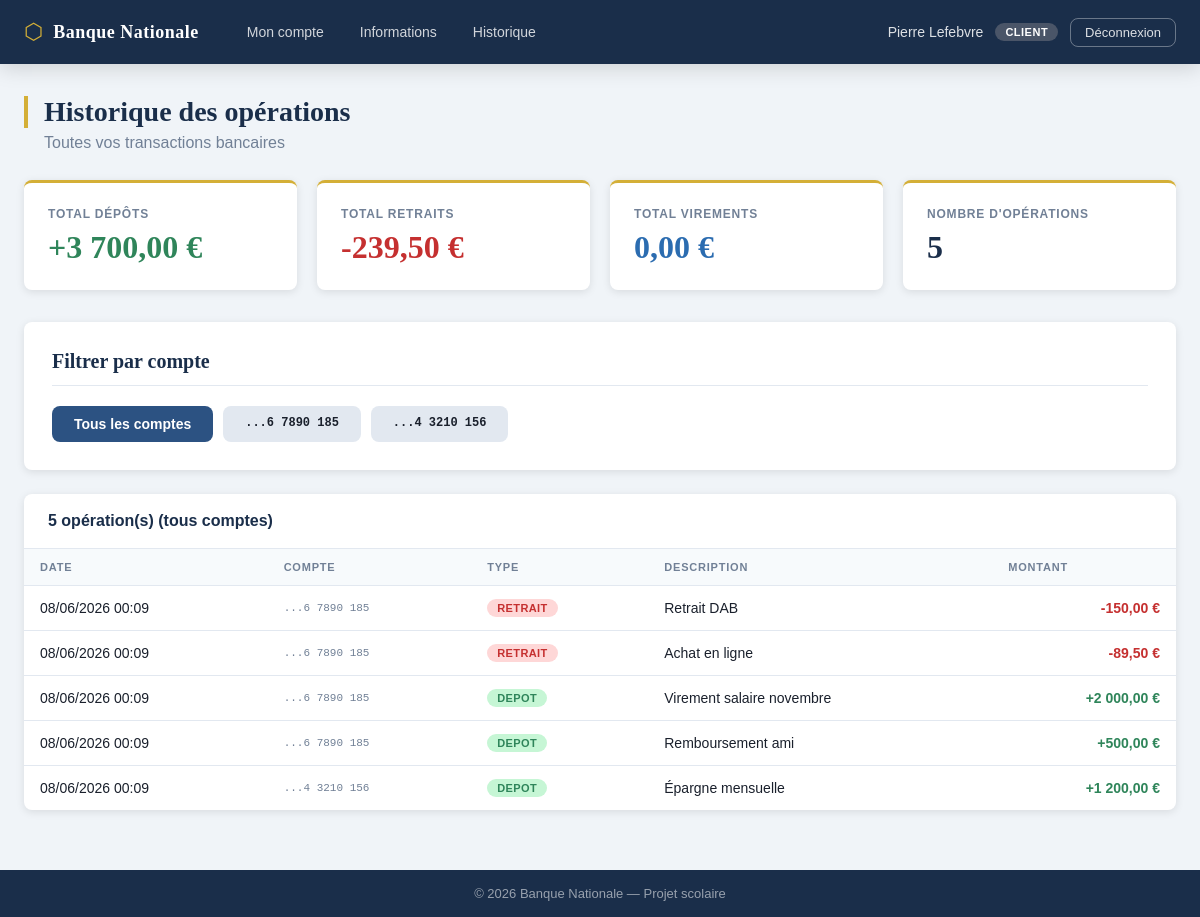
The page /client/historique.php (signed in) on the database its author committed.
### tables this page shows
CREATE TABLE comptes (
    id          INT AUTO_INCREMENT PRIMARY KEY,
    client_id   INT NOT NULL,
    iban        VARCHAR(34) NOT NULL UNIQUE,
    solde       DECIMAL(15,2) NOT NULL DEFAULT 0.00,
    created_at  DATETIME DEFAULT CURRENT_TIMESTAMP,
    FOREIGN KEY (client_id) REFERENCES clients(id) ON DELETE CASCADE
);

CREATE TABLE transactions (
    id              INT AUTO_INCREMENT PRIMARY KEY,
    compte_id       INT NOT NULL,
    type_operation  ENUM('depot', 'retrait', 'virement') NOT NULL,
    montant         DECIMAL(15,2) NOT NULL,
    description     VARCHAR(255) DEFAULT '',
    date_operation  DATETIME DEFAULT CURRENT_TIMESTAMP,
    FOREIGN KEY (compte_id) REFERENCES comptes(id) ON DELETE CASCADE
);

### client/historique.php (the view, shortened to what this page needs)
<?php
require_once '../config/database.php';
$req_client = $pdo->prepare("SELECT id FROM clients WHERE utilisateur_id = ?");
$req_client->execute([$_SESSION['utilisateur_id']]);
$client = $req_client->fetch();
$client_id = $client['id'];
$compte_id_filtre = isset($_GET['compte_id']) ? (int) $_GET['compte_id'] : null;
$req_comptes = $pdo->prepare("SELECT id, iban FROM comptes WHERE client_id = ?");
$req_comptes->execute([$client_id]);
$mes_comptes = $req_comptes->fetchAll();
if ($compte_id_filtre) {
    $req_check = $pdo->prepare("SELECT id FROM comptes WHERE id = ? AND client_id = ?");
    $req_check->execute([$compte_id_filtre, $client_id]);
    if (!$req_check->fetch()) {
        header('Location: /banque/client/historique.php');
        exit();
    }
    $req_trans = $pdo->prepare("
        SELECT t.*, c.iban
        FROM transactions t
        JOIN comptes c ON t.compte_id = c.id
        WHERE c.client_id = ? AND t.compte_id = ?
        ORDER BY t.date_operation DESC
    ");
    $req_trans->execute([$client_id, $compte_id_filtre]);
} else {
    $req_trans = $pdo->prepare("
        SELECT t.*, c.iban
        FROM transactions t
        JOIN comptes c ON t.compte_id = c.id
        WHERE c.client_id = ?
        ORDER BY t.date_operation DESC
    ");
    $req_trans->execute([$client_id]);
}
$toutes_transactions = $req_trans->fetchAll();
$total_depots    = 0;
$total_retraits  = 0;
$total_virements = 0;
foreach ($toutes_transactions as $trans) {
    if ($trans['type_operation'] === 'depot') {
        $total_depots += $trans['montant'];
    } elseif ($trans['type_operation'] === 'retrait') {
        $total_retraits += $trans['montant'];
    } elseif ($trans['type_operation'] === 'virement') {
        $total_virements += $trans['montant'];
    }
}
include '../includes/header.php';
?>
<div class="page-titre">
    <h1>Historique des opérations</h1>
    <p>Toutes vos transactions bancaires</p>
</div>
<div class="stats-grille">
    <div class="stat-carte">
        <div class="stat-label">Total dépôts</div>
        <div class="stat-valeur" style="color: var(--couleur-succes);">
            +<?php echo number_format($total_depots, 2, ',', ' '); ?> €
        </div>
    </div>
    <div class="stat-carte">
        <div class="stat-label">Total retraits</div>
        <div class="stat-valeur" style="color: var(--couleur-danger);">
            -<?php echo number_format($total_retraits, 2, ',', ' '); ?> €
        </div>
    </div>
    <div class="stat-carte">
        <div class="stat-label">Total virements</div>
        <div class="stat-valeur" style="color: var(--couleur-info);">
            <?php echo number_format($total_virements, 2, ',', ' '); ?> €
        </div>
    </div>
    <div class="stat-carte">
        <div class="stat-label">Nombre d'opérations</div>
        <div class="stat-valeur"><?php echo count($toutes_transactions); ?></div>
    </div>
</div>
<div class="carte">
    <h2>Filtrer par compte</h2>
    <div style="display: flex; gap: 10px; flex-wrap: wrap;">
        <a href="/banque/client/historique.php"
           class="btn <?php echo !$compte_id_filtre ? 'btn-principal' : 'btn-neutre'; ?>">
            Tous les comptes
        </a>
        <?php foreach ($mes_comptes as $compte): ?>
        <a href="/banque/client/historique.php?compte_id=<?php echo $compte['id']; ?>"
           class="btn <?php echo $compte_id_filtre == $compte['id'] ? 'btn-principal' : 'btn-neutre'; ?>"
           style="font-family: monospace; font-size: 12px;">
            ...<?php echo substr($compte['iban'], -10); ?>
        </a>
        <?php endforeach; ?>
    </div>
</div>
<div class="tableau-conteneur">
    <div class="tableau-entete">
        <h2>
            <?php echo count($toutes_transactions); ?> opération(s)
            <?php echo $compte_id_filtre ? '(compte filtré)' : '(tous comptes)'; ?>
        </h2>
    </div>
    <?php if (count($toutes_transactions) === 0): ?>
        <div style="padding: 32px; text-align: center; color: #718096;">
            Aucune transaction trouvée.
        </div>
    <?php else: ?>
    <table>
        <thead>
            <tr>
                <th>Date</th>
                <th>Compte</th>
                <th>Type</th>
                <th>Description</th>
                <th>Montant</th>
            </tr>
        </thead>
        <tbody>
            <?php foreach ($toutes_transactions as $trans): ?>
            <tr>
                <td><?php echo date('d/m/Y H:i', strtotime($trans['date_operation'])); ?></td>
                <td style="font-family: monospace; font-size: 11px; color: #718096;">
                    ...<?php echo substr($trans['iban'], -10); ?>
                </td>
                <td>
                    <span class="badge badge-<?php echo $trans['type_operation']; ?>">
                        <?php echo ucfirst($trans['type_operation']); ?>
                    </span>
                </td>
                <td><?php echo htmlspecialchars($trans['description'] ?: '—'); ?></td>
                <td style="font-weight: bold; text-align: right;">
                    <?php
                    $couleur = $trans['type_operation'] === 'depot' ? 'var(--couleur-succes)' : 'var(--couleur-danger)';
                    $signe   = $trans['type_operation'] === 'depot' ? '+' : '-';
                    ?>
                    <span style="color: <?php echo $couleur; ?>;">
                        <?php echo $signe . number_format($trans['montant'], 2, ',', ' '); ?> €
                    </span>
                </td>
            </tr>
            <?php endforeach; ?>
        </tbody>
    </table>
    <?php endif; ?>
</div>
<?php include '../includes/footer.php'; ?>

### css/style.css (style rules this page uses)
:root { --couleur-principale: #1a2e4a; --couleur-secondaire: #2c5282; --couleur-accent: #d4af37; --couleur-fond: #f0f4f8; --couleur-blanc: #ffffff; --couleur-texte: #1a202c; --couleur-texte-clair: #718096; --couleur-succes: #2f855a; --couleur-danger: #c53030; --couleur-avertissement:#b7791f; --couleur-info: #2b6cb0; --couleur-bordure: #e2e8f0; --ombre: 0 2px 8px rgba(0,0,0,0.10); --ombre-forte: 0 4px 20px rgba(0,0,0,0.15); --rayon: 8px; --font-principale: 'Georgia', 'Times New Roman', serif; --font-interface: 'Trebuchet MS', 'Gill Sans', sans-serif; }
*, *::before, *::after { box-sizing: border-box; margin: 0; padding: 0; }
html { font-size: 16px; }
body { font-family: var(--font-interface); background-color: var(--couleur-fond); color: var(--couleur-texte); min-height: 100vh; display: flex; flex-direction: column; }
.btn { display: inline-block; padding: 10px 22px; border-radius: var(--rayon); font-size: 14px; font-family: var(--font-interface); font-weight: bold; text-decoration: none; cursor: pointer; border: none; transition: opacity 0.2s, transform 0.1s; }
.btn-principal { background-color: var(--couleur-secondaire); color: white; }
.btn-neutre { background-color: var(--couleur-bordure); color: var(--couleur-texte); }
.page-titre { margin-bottom: 28px; }
.page-titre h1 { font-family: var(--font-principale); font-size: 28px; color: var(--couleur-principale); border-left: 4px solid var(--couleur-accent); padding-left: 16px; }
.page-titre p { color: var(--couleur-texte-clair); margin-top: 6px; padding-left: 20px; }
.stats-grille { display: grid; grid-template-columns: repeat(auto-fit, minmax(200px, 1fr)); gap: 20px; margin-bottom: 32px; }
.stat-carte { background: var(--couleur-blanc); border-radius: var(--rayon); padding: 24px; box-shadow: var(--ombre); border-top: 3px solid var(--couleur-accent); }
.stat-carte .stat-label { font-size: 12px; text-transform: uppercase; letter-spacing: 0.8px; color: var(--couleur-texte-clair); font-weight: bold; margin-bottom: 8px; }
.stat-carte .stat-valeur { font-size: 32px; font-weight: bold; font-family: var(--font-principale); color: var(--couleur-principale); }
.tableau-conteneur { background: var(--couleur-blanc); border-radius: var(--rayon); box-shadow: var(--ombre); overflow: hidden; margin-bottom: 28px; }
.tableau-entete { display: flex; align-items: center; justify-content: space-between; padding: 18px 24px; border-bottom: 1px solid var(--couleur-bordure); }
.tableau-entete h2 { font-size: 16px; font-weight: bold; color: var(--couleur-principale); }
table { width: 100%; border-collapse: collapse; font-size: 14px; }
thead th { background-color: #f7fafc; padding: 12px 16px; text-align: left; font-size: 11px; font-weight: bold; text-transform: uppercase; letter-spacing: 0.8px; color: var(--couleur-texte-clair); border-bottom: 1px solid var(--couleur-bordure); }
tbody td { padding: 13px 16px; border-bottom: 1px solid var(--couleur-bordure); color: var(--couleur-texte); }
tbody tr:last-child td { border-bottom: none; }
.badge { display: inline-block; padding: 3px 10px; border-radius: 20px; font-size: 11px; font-weight: bold; text-transform: uppercase; letter-spacing: 0.4px; }
.badge-depot { background: #c6f6d5; color: var(--couleur-succes); }
.badge-retrait { background: #fed7d7; color: var(--couleur-danger); }
.carte { background: var(--couleur-blanc); border-radius: var(--rayon); box-shadow: var(--ombre); padding: 28px; margin-bottom: 24px; }
.carte h2 { font-family: var(--font-principale); font-size: 20px; color: var(--couleur-principale); margin-bottom: 20px; padding-bottom: 12px; border-bottom: 1px solid var(--couleur-bordure); }

### rows shown on the page
comptes: iban "6 7890 185"
comptes: iban "4 3210 156"
transactions: date_operation "08/06/2026 00:09", compte.iban "6 7890 185", type_operation "RETRAIT", description "Retrait DAB", type_operation "-", montant "150,00"
transactions: date_operation "08/06/2026 00:09", compte.iban "6 7890 185", type_operation "RETRAIT", description "Achat en ligne", type_operation "-", montant "89,50"
transactions: date_operation "08/06/2026 00:09", compte.iban "6 7890 185", type_operation "DEPOT", description "Virement salaire novembre", type_operation "+", montant "2 000,00"
transactions: date_operation "08/06/2026 00:09", compte.iban "6 7890 185", type_operation "DEPOT", description "Remboursement ami", type_operation "+", montant "500,00"
transactions: date_operation "08/06/2026 00:09", compte.iban "4 3210 156", type_operation "DEPOT", description "Épargne mensuelle", type_operation "+", montant "1 200,00"

### other values the page prints
$_SESSION['prenom'] . ' ' . $_SESSION['nom'] "Pierre Lefebvre"
$_SESSION['role'] "CLIENT"
$total_depots "3 700,00"
$total_retraits "239,50"
$total_virements "0,00"
count($toutes_transactions) "5"
